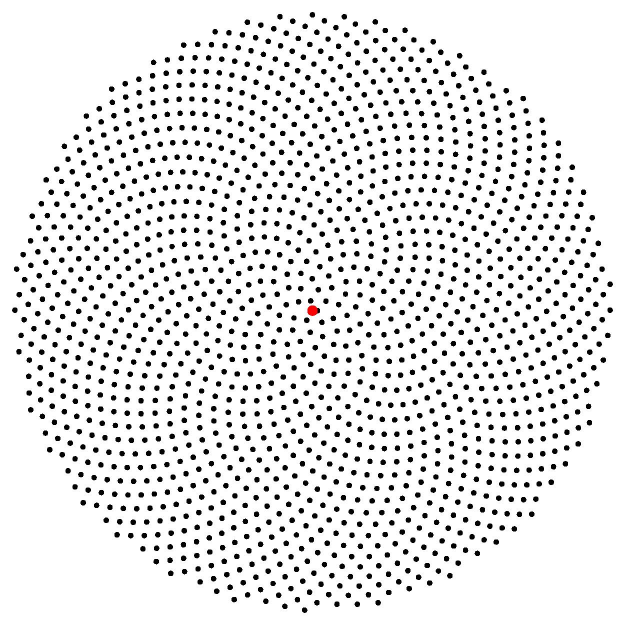
#> input picture Pupil_optimisation/Misc/ideal_psf.jpg, 1250 x 1250 px (shown at 1/2 size)
$ jupyter execute Back_transform_binary.ipynb
#> lines starting #> are read from the running program, lines starting #| are printed output that depends on the picture; after the words box and inside, x2 and y2 are one past the last pixel; in counts of white or black regions, pixels touching at a corner belong together
### Back transform a PSF into a pupil

[cell 1]
import matplotlib.pyplot as plt
from mpl_toolkits.axes_grid1 import make_axes_locatable
from matplotlib.colors import LogNorm
import numpy as np
import PIL
from math import hypot
import scipy.ndimage
import scipy as sp
from FT_model import model_FT
from numpy.fft import fft2
from numpy.fft import ifft2
from numpy.fft import fftshift
from numpy.fft import ifftshift
from numpy.random import randint
import warnings
warnings.filterwarnings('ignore')

image_path = "Images/"

### Notes:
- Currently coherent PSF's are only formed in the case where the power across the aperture is not a flat field
    - Power = np.abs(pupil)
    - Power distrubuted in an airy disk manner seems to maintain the coherence
- Similarly the method for 'zeroing' the regions beyond some radius only affects the power and not the phase across the whole array
    - Need to implement zeroing step in the conversion of the image to a complex array

> These concepts were discovered and explored in the non binary version of this notebook

> **Develop these two scrips in tandem!!**

[cell 2]
def input_image(image_path):
#> called with image_path = 'ideal_psf.jpg'
    img = PIL.Image.open(image_path)
#> img is the input picture: PIL image 1250x1250 RGB; mean R, G, B 230, 229.9, 229.9
    im_array = np.array(img)
    return im_array

def im_to_greyscale(im_array):
    greyscale_array = np.zeros(im_array.shape[:2])
    c = greyscale_array.shape[0]//2
#> c = 625

    for i in range(len(im_array)):
        for j in range(len(im_array[0])):
            y = i - c
            x = j - c
            r = int(hypot(x, y))

            if r < 12:
                greyscale_array[i][j] = 0
            elif r < 16:
                if x > 0 or y < 0:
                    greyscale_array[i][j] = 0

            elif np.sum(im_array[i][j].tolist()) > 600:
                greyscale_array[i][j] = 0
            else:
                greyscale_array[i][j] = 1
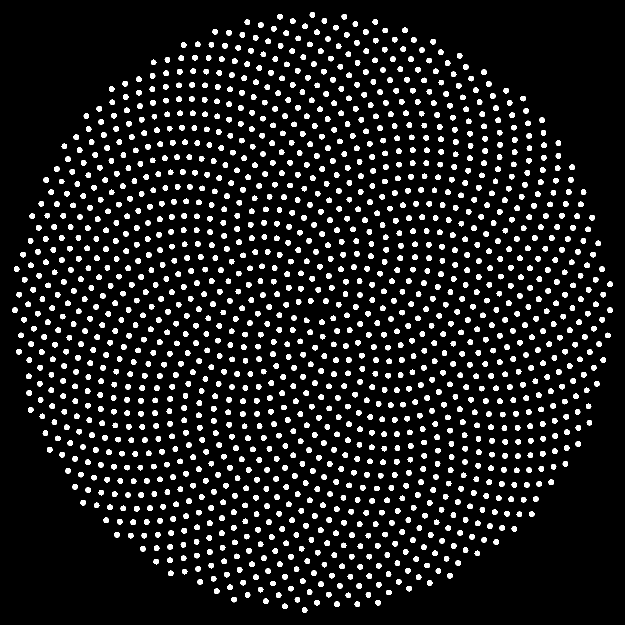
#> greyscale_array: shape (1250, 1250) float64 (shown at 1/2 size); values 0 (black) and 1 (white), 9.7% white; 1551 white regions, largest, box (x1, y1, x2, y2) and area: (354, 138, 365, 149) 101, (340, 280, 351, 291) 101, (786, 436, 797, 447) 101

    return greyscale_array

def smooth_gaussian(array, sigma_x, sigma_y):
#> called with sigma_x = 3, sigma_y = 3
    sigma = [sigma_x, sigma_y]
    smoothed_array = sp.ndimage.filters.gaussian_filter(array, sigma, mode='constant')
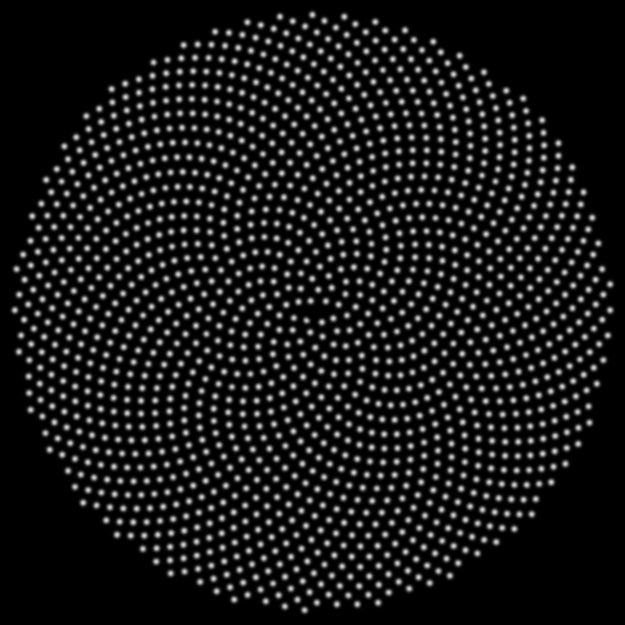
#> smoothed_array: shape (1250, 1250) float64 (shown at 1/2 size); min 0, max 0.833, mean 0.0966
    return smoothed_array

def gaussian(x, y, p, mu, sig):
    a = 1 / (sig * np.sqrt(2 * np.pi))
    b = ((x-mu)**2)/(2*sig**2)
    c = ((y-mu)**2)/(2*sig**2)
    g_out = a*np.exp(-(b+c)**p)
    return g_out

def get_max_gauss(r, mu):
    gauss_vals = []
    for k in range(-r,r+1):
        for l in range(-r,r+1):
            x = k
            y = l
            if hypot(x, y) <= r:
                gauss_vals.append(gaussian(x, y, 1, 0, mu))
    max_gauss = max(gauss_vals)
    return max_gauss

def is_central(array, i, j):
    central = True
    for k in range(-1,2):
        for l in range(-1,2):
            if array[i+k][j+l] > array[i][j]:
                central = False
    return central

def get_value(rand=False):
    if rand:
        return randint(2)*2 - 1 # return +1, -1
    else:
        i = 0
        while True:
            yield (i%2)*2 - 1
            i += 1

def find_centroids(array, zero_threshold=0.1):
    comp_array = np.zeros(array.shape, dtype=np.complex)
    gridsize = array.shape[0]
    centroids = []
    value_generator = get_value()

    for i in range(gridsize):
        for j in range(gridsize):
            if array[i][j] < zero_threshold:
                comp_array[i][j] = np.complex(0,0)

            elif is_central(array, i, j): # is this a max pixel
                val = next(value_generator)
                comp_array[i][j] = np.complex(val, 0)
                centroids.append((i, j))

            else:
                comp_array[i][j] = np.complex(0, 0) # default

    return centroids, comp_array

def assign_radial_values(centroids, comp_array, r=10, mu=8):
    gridsize = comp_array.shape[0]
    max_gauss = get_max_gauss(r, mu)
    index = 0
    for i in range(gridsize):
        for j in range(gridsize):
            if i == centroids[index][0] and j == centroids[index][1]:
                if index < len(centroids)-1:
                    index += 1

                for k in range(-r,r+1):
                    for l in range(-r,r+1):
                        x = k
                        y = l
                        if hypot(x, y) <= r:
                            # Values input to gaussian can be tweaked
                            comp_array[i+k][j+l] = gaussian(x, y, 1, 0, mu)*comp_array[i][j]/max_gauss
    return comp_array

# [61 lines left out: functions set_max_radius, binarise, binarise_pix, not called in this run]

- Input image and covnert to an array
- Convert image array to greyscale array
- Smooth the array by applying gaussian smoothing

[cell 3]
im_array = input_image("ideal_psf.jpg")
bool_array = im_to_greyscale(im_array)
array = smooth_gaussian(bool_array, 3, 3)

[cell 4]
c = bool_array.shape[0]//2
#> c = 625
size = 1250
fsize = 12

fig, ax = plt.subplots(1, 2, figsize=(fsize, fsize))
im0 = ax[0].imshow(np.abs(bool_array[c-size//2:c+size//2,c-size//2:c+size//2]))
divider0 = make_axes_locatable(ax[0])
cax0 = divider0.append_axes("right", size="5%", pad=0.05)
fig.colorbar(im0, ax=ax[0], cax=cax0)

im1 = ax[1].imshow(np.abs(array[c-size//2:c+size//2,c-size//2:c+size//2]))
divider1 = make_axes_locatable(ax[1])
cax1 = divider1.append_axes("right", size="5%", pad=0.05)
fig.colorbar(im1, ax=ax[1], cax=cax1)

fig.tight_layout()
plt.show()
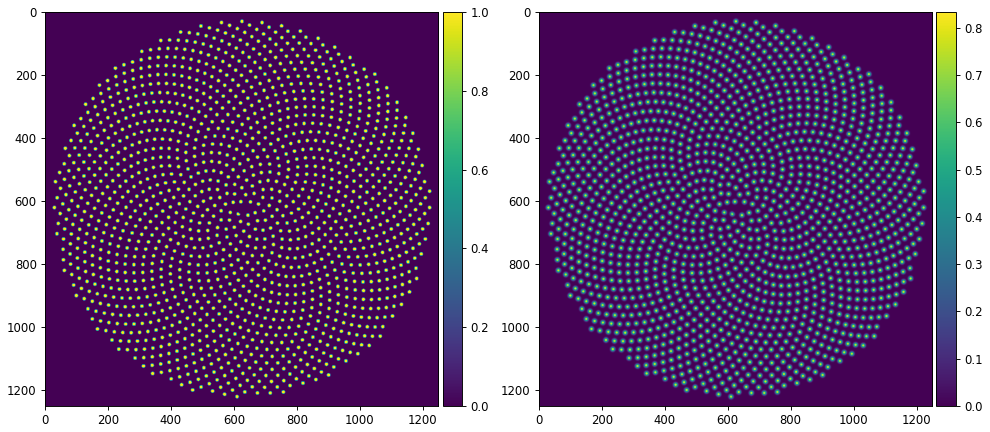
#> figure drawn by matplotlib, 4 panels

- Use greyscale array to find the central points of the dots
- Create a complex array of alternating +'ve and -'ve phase values for each point

[cell 5]
centroids, comp_array = find_centroids(array)
comp_array = assign_radial_values(centroids, comp_array)
